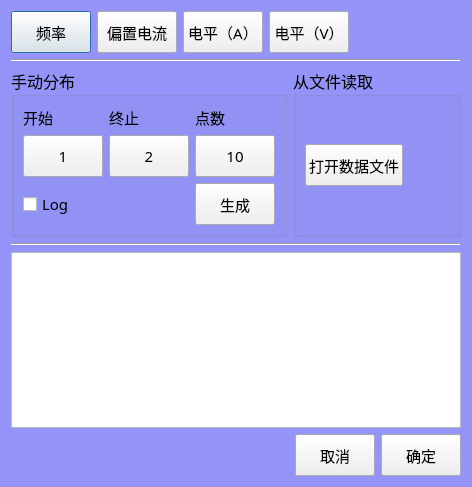
<?xml version="1.0" encoding="UTF-8"?>
<ui version="4.0">
 <class>clsGenerateSteps</class>
 <widget class="QDialog" name="clsGenerateSteps">
  <property name="geometry">
   <rect>
    <x>0</x>
    <y>0</y>
    <width>472</width>
    <height>487</height>
   </rect>
  </property>
  <property name="windowTitle">
   <string>快速生成测试步骤</string>
  </property>
  <property name="styleSheet">
   <string notr="true">QDialog
{
	background-color: rgb(148, 148, 248);
}</string>
  </property>
  <layout class="QVBoxLayout" name="verticalLayout_3">
   <item>
    <layout class="QHBoxLayout" name="horizontalLayout">
     <item>
      <widget class="QPushButton" name="btnFrequency">
       <property name="minimumSize">
        <size>
         <width>80</width>
         <height>42</height>
        </size>
       </property>
       <property name="font">
        <font>
         <family>楷体</family>
         <pointsize>11</pointsize>
        </font>
       </property>
       <property name="text">
        <string>频率</string>
       </property>
       <property name="checkable">
        <bool>true</bool>
       </property>
       <property name="autoExclusive">
        <bool>true</bool>
       </property>
      </widget>
     </item>
     <item>
      <widget class="QPushButton" name="btnBiasA">
       <property name="minimumSize">
        <size>
         <width>80</width>
         <height>42</height>
        </size>
       </property>
       <property name="font">
        <font>
         <family>楷体</family>
         <pointsize>11</pointsize>
        </font>
       </property>
       <property name="text">
        <string>偏置电流</string>
       </property>
       <property name="checkable">
        <bool>true</bool>
       </property>
       <property name="autoExclusive">
        <bool>true</bool>
       </property>
      </widget>
     </item>
     <item>
      <widget class="QPushButton" name="btnLevelA">
       <property name="minimumSize">
        <size>
         <width>80</width>
         <height>42</height>
        </size>
       </property>
       <property name="font">
        <font>
         <family>楷体</family>
         <pointsize>11</pointsize>
        </font>
       </property>
       <property name="text">
        <string>电平（A）</string>
       </property>
       <property name="checkable">
        <bool>true</bool>
       </property>
       <property name="autoExclusive">
        <bool>true</bool>
       </property>
      </widget>
     </item>
     <item>
      <widget class="QPushButton" name="btnLevelV">
       <property name="minimumSize">
        <size>
         <width>80</width>
         <height>42</height>
        </size>
       </property>
       <property name="font">
        <font>
         <family>楷体</family>
         <pointsize>11</pointsize>
        </font>
       </property>
       <property name="text">
        <string>电平（V）</string>
       </property>
       <property name="checkable">
        <bool>true</bool>
       </property>
       <property name="autoExclusive">
        <bool>true</bool>
       </property>
      </widget>
     </item>
     <item>
      <spacer name="horizontalSpacer_3">
       <property name="orientation">
        <enum>Qt::Horizontal</enum>
       </property>
       <property name="sizeHint" stdset="0">
        <size>
         <width>40</width>
         <height>20</height>
        </size>
       </property>
      </spacer>
     </item>
    </layout>
   </item>
   <item>
    <widget class="Line" name="line_2">
     <property name="orientation">
      <enum>Qt::Horizontal</enum>
     </property>
    </widget>
   </item>
   <item>
    <layout class="QHBoxLayout" name="horizontalLayout_4">
     <item>
      <widget class="QGroupBox" name="groupBox">
       <property name="font">
        <font>
         <family>楷体</family>
         <pointsize>12</pointsize>
        </font>
       </property>
       <property name="title">
        <string>手动分布</string>
       </property>
       <layout class="QVBoxLayout" name="verticalLayout">
        <item>
         <layout class="QGridLayout" name="gridLayout">
          <item row="0" column="0">
           <widget class="QLabel" name="label">
            <property name="font">
             <font>
              <family>楷体</family>
              <pointsize>11</pointsize>
             </font>
            </property>
            <property name="text">
             <string>开始</string>
            </property>
           </widget>
          </item>
          <item row="0" column="1">
           <widget class="QLabel" name="label_2">
            <property name="font">
             <font>
              <family>楷体</family>
              <pointsize>11</pointsize>
             </font>
            </property>
            <property name="text">
             <string>终止</string>
            </property>
           </widget>
          </item>
          <item row="0" column="2">
           <widget class="QLabel" name="label_3">
            <property name="font">
             <font>
              <family>楷体</family>
              <pointsize>11</pointsize>
             </font>
            </property>
            <property name="text">
             <string>点数</string>
            </property>
           </widget>
          </item>
          <item row="1" column="0">
           <widget class="QPushButton" name="btnStart">
            <property name="minimumSize">
             <size>
              <width>80</width>
              <height>42</height>
             </size>
            </property>
            <property name="font">
             <font>
              <family>楷体</family>
              <pointsize>11</pointsize>
             </font>
            </property>
            <property name="text">
             <string>1</string>
            </property>
            <property name="checkable">
             <bool>false</bool>
            </property>
            <property name="autoExclusive">
             <bool>false</bool>
            </property>
           </widget>
          </item>
          <item row="1" column="2">
           <widget class="QPushButton" name="btnPoint">
            <property name="minimumSize">
             <size>
              <width>80</width>
              <height>42</height>
             </size>
            </property>
            <property name="font">
             <font>
              <family>楷体</family>
              <pointsize>11</pointsize>
             </font>
            </property>
            <property name="text">
             <string>10</string>
            </property>
            <property name="checkable">
             <bool>false</bool>
            </property>
            <property name="autoExclusive">
             <bool>false</bool>
            </property>
           </widget>
          </item>
          <item row="1" column="1">
           <widget class="QPushButton" name="btnStop">
            <property name="minimumSize">
             <size>
              <width>80</width>
              <height>42</height>
             </size>
            </property>
            <property name="font">
             <font>
              <family>楷体</family>
              <pointsize>11</pointsize>
             </font>
            </property>
            <property name="text">
             <string>2</string>
            </property>
            <property name="checkable">
             <bool>false</bool>
            </property>
            <property name="autoExclusive">
             <bool>false</bool>
            </property>
           </widget>
          </item>
         </layout>
        </item>
        <item>
         <layout class="QHBoxLayout" name="horizontalLayout_2">
          <item>
           <widget class="QCheckBox" name="chkLog">
            <property name="font">
             <font>
              <family>楷体</family>
              <pointsize>11</pointsize>
             </font>
            </property>
            <property name="text">
             <string>Log</string>
            </property>
           </widget>
          </item>
          <item>
           <spacer name="horizontalSpacer">
            <property name="orientation">
             <enum>Qt::Horizontal</enum>
            </property>
            <property name="sizeHint" stdset="0">
             <size>
              <width>40</width>
              <height>20</height>
             </size>
            </property>
           </spacer>
          </item>
          <item>
           <widget class="QPushButton" name="btnGenerate">
            <property name="minimumSize">
             <size>
              <width>80</width>
              <height>42</height>
             </size>
            </property>
            <property name="font">
             <font>
              <family>楷体</family>
              <pointsize>11</pointsize>
             </font>
            </property>
            <property name="text">
             <string>生成</string>
            </property>
            <property name="checkable">
             <bool>false</bool>
            </property>
            <property name="autoExclusive">
             <bool>false</bool>
            </property>
           </widget>
          </item>
         </layout>
        </item>
       </layout>
      </widget>
     </item>
     <item>
      <widget class="QGroupBox" name="groupBox_2">
       <property name="font">
        <font>
         <family>楷体</family>
         <pointsize>12</pointsize>
        </font>
       </property>
       <property name="title">
        <string>从文件读取</string>
       </property>
       <layout class="QVBoxLayout" name="verticalLayout_2">
        <item>
         <layout class="QHBoxLayout" name="horizontalLayout_3">
          <item>
           <widget class="QPushButton" name="btnOpenDataFile">
            <property name="minimumSize">
             <size>
              <width>80</width>
              <height>42</height>
             </size>
            </property>
            <property name="font">
             <font>
              <family>楷体</family>
              <pointsize>11</pointsize>
             </font>
            </property>
            <property name="text">
             <string>打开数据文件</string>
            </property>
            <property name="checkable">
             <bool>false</bool>
            </property>
            <property name="autoExclusive">
             <bool>false</bool>
            </property>
           </widget>
          </item>
          <item>
           <spacer name="horizontalSpacer_2">
            <property name="orientation">
             <enum>Qt::Horizontal</enum>
            </property>
            <property name="sizeHint" stdset="0">
             <size>
              <width>40</width>
              <height>20</height>
             </size>
            </property>
           </spacer>
          </item>
         </layout>
        </item>
       </layout>
      </widget>
     </item>
    </layout>
   </item>
   <item>
    <widget class="Line" name="line">
     <property name="orientation">
      <enum>Qt::Horizontal</enum>
     </property>
    </widget>
   </item>
   <item>
    <widget class="QTableWidget" name="tabDataList">
     <property name="font">
      <font>
       <family>楷体</family>
       <pointsize>12</pointsize>
      </font>
     </property>
    </widget>
   </item>
   <item>
    <layout class="QHBoxLayout" name="horizontalLayout_5">
     <item>
      <spacer name="horizontalSpacer_4">
       <property name="orientation">
        <enum>Qt::Horizontal</enum>
       </property>
       <property name="sizeHint" stdset="0">
        <size>
         <width>40</width>
         <height>20</height>
        </size>
       </property>
      </spacer>
     </item>
     <item>
      <widget class="QPushButton" name="btnCancel">
       <property name="minimumSize">
        <size>
         <width>80</width>
         <height>42</height>
        </size>
       </property>
       <property name="font">
        <font>
         <family>楷体</family>
         <pointsize>11</pointsize>
        </font>
       </property>
       <property name="text">
        <string>取消</string>
       </property>
       <property name="checkable">
        <bool>false</bool>
       </property>
       <property name="autoExclusive">
        <bool>false</bool>
       </property>
      </widget>
     </item>
     <item>
      <widget class="QPushButton" name="btnOk">
       <property name="minimumSize">
        <size>
         <width>80</width>
         <height>42</height>
        </size>
       </property>
       <property name="font">
        <font>
         <family>楷体</family>
         <pointsize>11</pointsize>
        </font>
       </property>
       <property name="text">
        <string>确定</string>
       </property>
       <property name="checkable">
        <bool>false</bool>
       </property>
       <property name="autoExclusive">
        <bool>false</bool>
       </property>
      </widget>
     </item>
    </layout>
   </item>
  </layout>
  <zorder>btnFrequency</zorder>
  <zorder>btnLevelA</zorder>
  <zorder>btnLevelV</zorder>
  <zorder>line</zorder>
  <zorder>groupBox</zorder>
  <zorder>groupBox_2</zorder>
  <zorder>line_2</zorder>
  <zorder>tabDataList</zorder>
  <zorder>horizontalSpacer_4</zorder>
  <zorder>btnStop</zorder>
  <zorder>btnCancel</zorder>
  <zorder>btnOk</zorder>
 </widget>
 <tabstops>
  <tabstop>btnFrequency</tabstop>
  <tabstop>btnBiasA</tabstop>
  <tabstop>btnLevelA</tabstop>
  <tabstop>btnLevelV</tabstop>
  <tabstop>btnStart</tabstop>
  <tabstop>btnStop</tabstop>
  <tabstop>btnPoint</tabstop>
  <tabstop>chkLog</tabstop>
  <tabstop>btnGenerate</tabstop>
  <tabstop>btnOpenDataFile</tabstop>
  <tabstop>btnCancel</tabstop>
  <tabstop>btnOk</tabstop>
  <tabstop>tabDataList</tabstop>
 </tabstops>
 <resources/>
 <connections/>
</ui>
